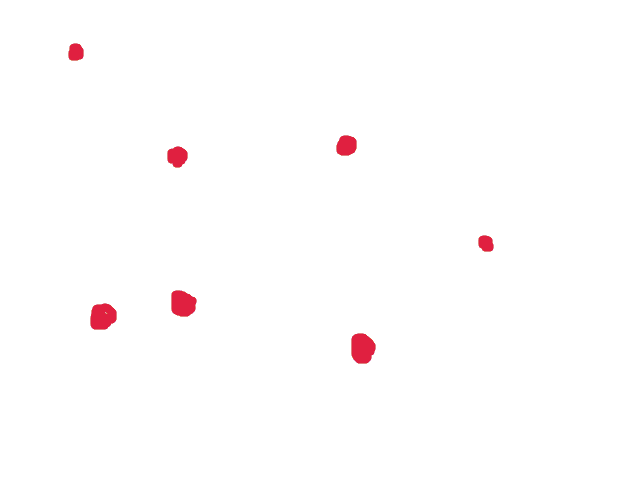
#> input picture img.bmp, 640 x 480 px, given in place of the camera
$ python test2.py   (Python 2 division)
#> lines starting #> are read from the running program, lines starting #| are printed output that depends on the picture; after the words box and inside, x2 and y2 are one past the last pixel; in counts of white or black regions, pixels touching at a corner belong together
import cv2
import numpy as np
import sys
import time
def onmouse(event, x, y, flags, param):
    if flags & cv2.EVENT_FLAG_LBUTTON:
        global click, ux, uy, lx, ly
        if click and x>lx and y>ly:
            ux = x
            uy = y
            click = False
        else:
            lx = x
            ly = y
            click = True

cv2.namedWindow("img", 0)
cv2.setMouseCallback("img", onmouse)
r,h,c,w = 100, 100,100,100
track_window = (c,r,w,h)
capture = cv2.VideoCapture()
capture.open(0)
lx,ly,ux,uy = [100,100,110,110]
click = False
t = time.time()
freq = 999999999999999999

f1 = open('mins', 'w')
f2 = open('maxs', 'w')
f3 = open('time', 'w')
f3.write('i	time	frequency\n')
counter = 0
kern4 = np.ones((4,4),np.uint8)
while(1):
    tdiff = time.time()-t
    t = time.time()
    if(tdiff!=0):
      freq = 1/tdiff
    counter = counter + 1
    frame = np.zeros((320,240,3), np.uint8)
    ret, frame = capture.read()
#> frame is the input picture: shape (480, 640, 3); mean B, G, R 253.3, 253, 254.7
    hsv = cv2.cvtColor(frame, cv2.COLOR_BGR2HSV)
#> hsv: shape (480, 640, 3); mean H, S, V 1.5, 2, 254.7
    if(not click):
        minh,mins,minv = np.amin(np.amin(hsv[ly:uy,lx:ux],axis=0),axis=0)
#> minh = 0; mins = 0; minv = 255
        maxh,maxs,maxv = np.amax(np.amax(hsv[ly:uy,lx:ux],axis=0),axis=0)
#> maxh = 0; maxs = 0; maxv = 255
        lower_thresh = np.array([minh,mins,minv], dtype=np.uint8)
#> lower_thresh = [0, 0, 255]
        upper_thresh = np.array([maxh,maxs,maxv], dtype=np.uint8)
#> upper_thresh = [0, 0, 255]
        f1.seek(0)
        f2.seek(0)
        f1.write(str(minh)+'\n'+str(mins)+'\n'+str(minv)+'\n')
        f2.write(str(maxh)+'\n'+str(maxs)+'\n'+str(maxv)+'\n')
	f3.write(str(counter)+':	'+str(tdiff)+
                 '	'+str(freq)+'\n')
        mask = cv2.inRange(hsv, lower_thresh, upper_thresh)
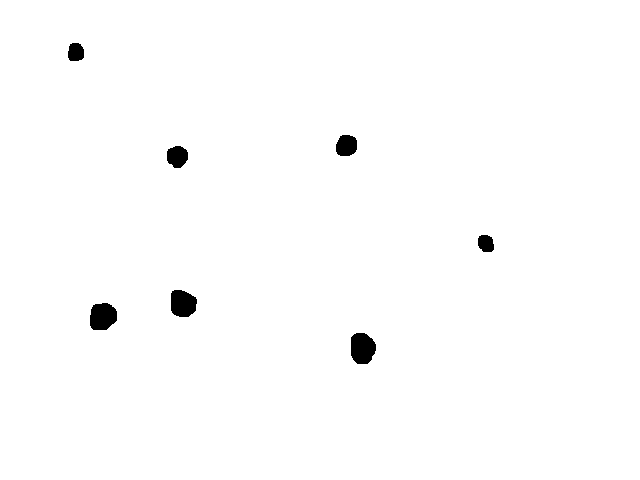
#> mask: shape (480, 640); 99% white; 7 black regions
        mask1 = cv2.inRange(hsv, lower_thresh, upper_thresh)
        #mask = cv2.morphologyEx(mask, cv2.MORPH_OPEN, kern4)

        cv2.rectangle(mask1, (lx,ly), (ux,uy), (255,255,255), 0, 8)
        cv2.imshow("mask1",mask1)
        con, hie = cv2.findContours(mask,1,2)
#> con = 8 contours; box (x1, y1, x2, y2) and area: (0, 0, 640, 480) 306081, (350, 332, 377, 365) 676, (89, 302, 118, 331) 646, (170, 289, 198, 318) 620, (335, 134, 358, 157) 406, (166, 145, 189, 169) 396, (67, 42, 85, 62) 275, (477, 234, 495, 253) 254; hie = [[1, -1, -1, -1], [2, 0, -1, -1], [3, 1, -1, -1], [4, 2, -1, -1], [5, 3, -1, -1], [6, 4, -1, -1], [7, 5, -1, -1], [-1, 6, -1, -1]]
        M = cv2.moments(con[0])
#> M = moments, m00 676.5, centre m10/m00, m01/m00 = (362, 347.9)
        if(M['m00']!=0):
          cx = int(M['m10']/M['m00'])
#> cx = 362
          cy = int(M['m01']/M['m00'])
#> cy = 347
          cv2.circle(frame, (cx,cy), 1, (255,0,255), -1)
#> frame: shape (480, 640, 3); under 0.01% of pixels changed, all inside (x1, y1, x2, y2) = (361, 346, 364, 349)
        cv2.rectangle(frame, (lx,ly), (ux,uy), (0,255,0), 0, 8)
#> frame: shape (480, 640, 3); mean B, G, R 253.2, 253, 254.7
    cv2.rectangle(frame, (c,r), (c+w,r+h), 255,2)
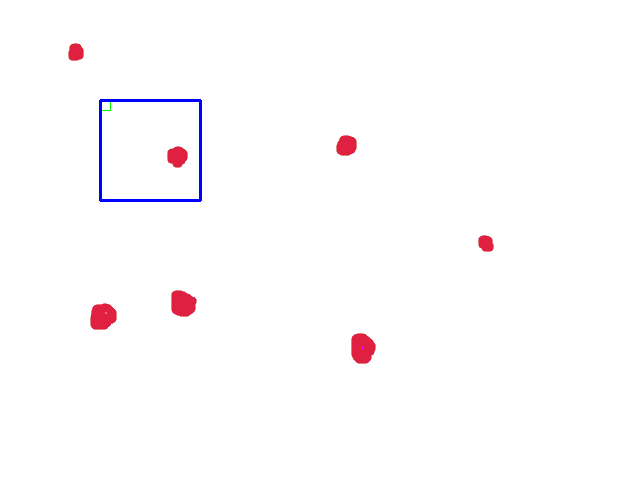
#> frame: shape (480, 640, 3); mean B, G, R 253.2, 252, 253.7
    cv2.imshow("img",frame)
    cv2.imshow("mask",mask)
# [4 lines of commented-out code are left out]
    k = cv2.waitKey(5) & 0xFF
#> (key Esc is pressed here)
    if k == 27:
        break

cv2.destroyAllWindows()
